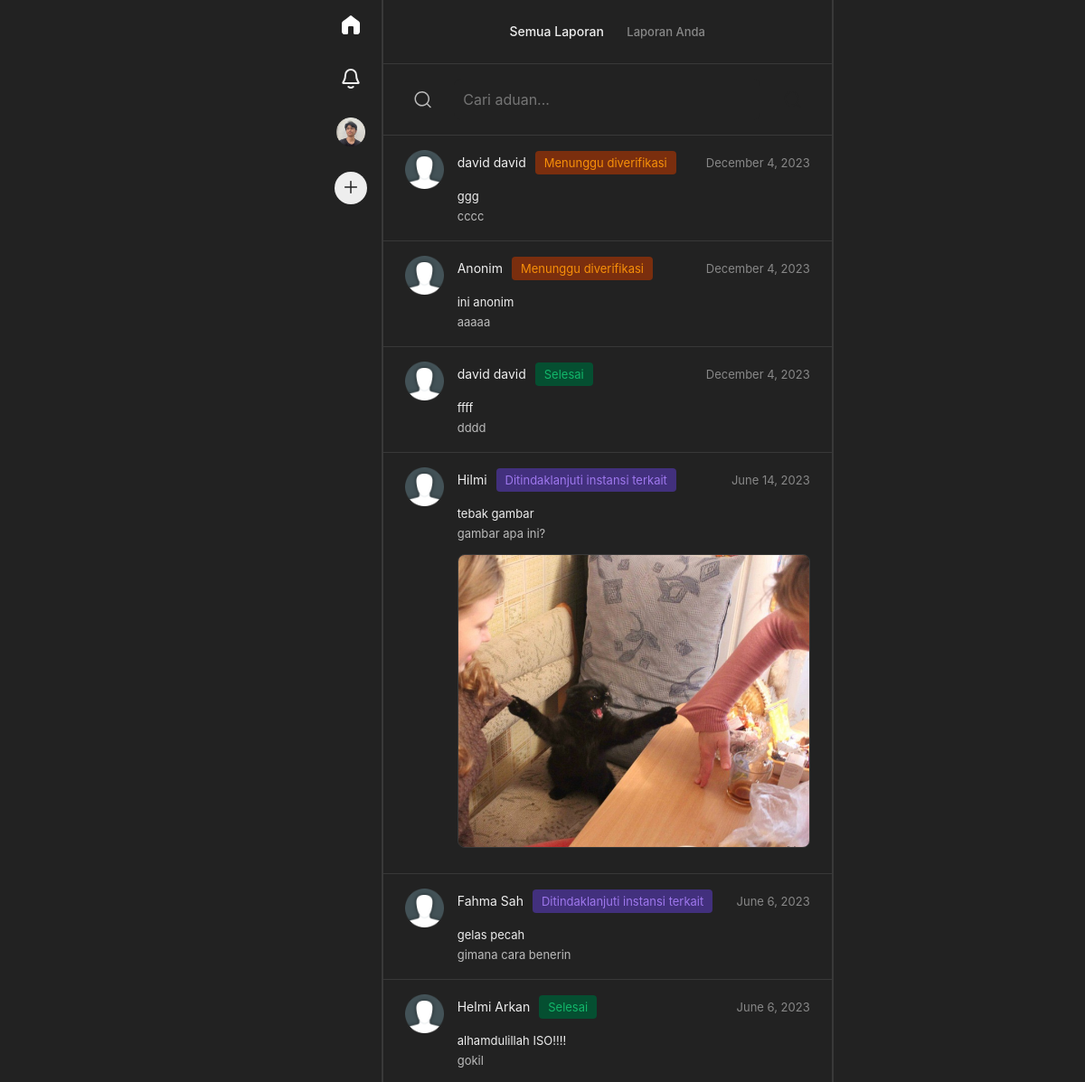
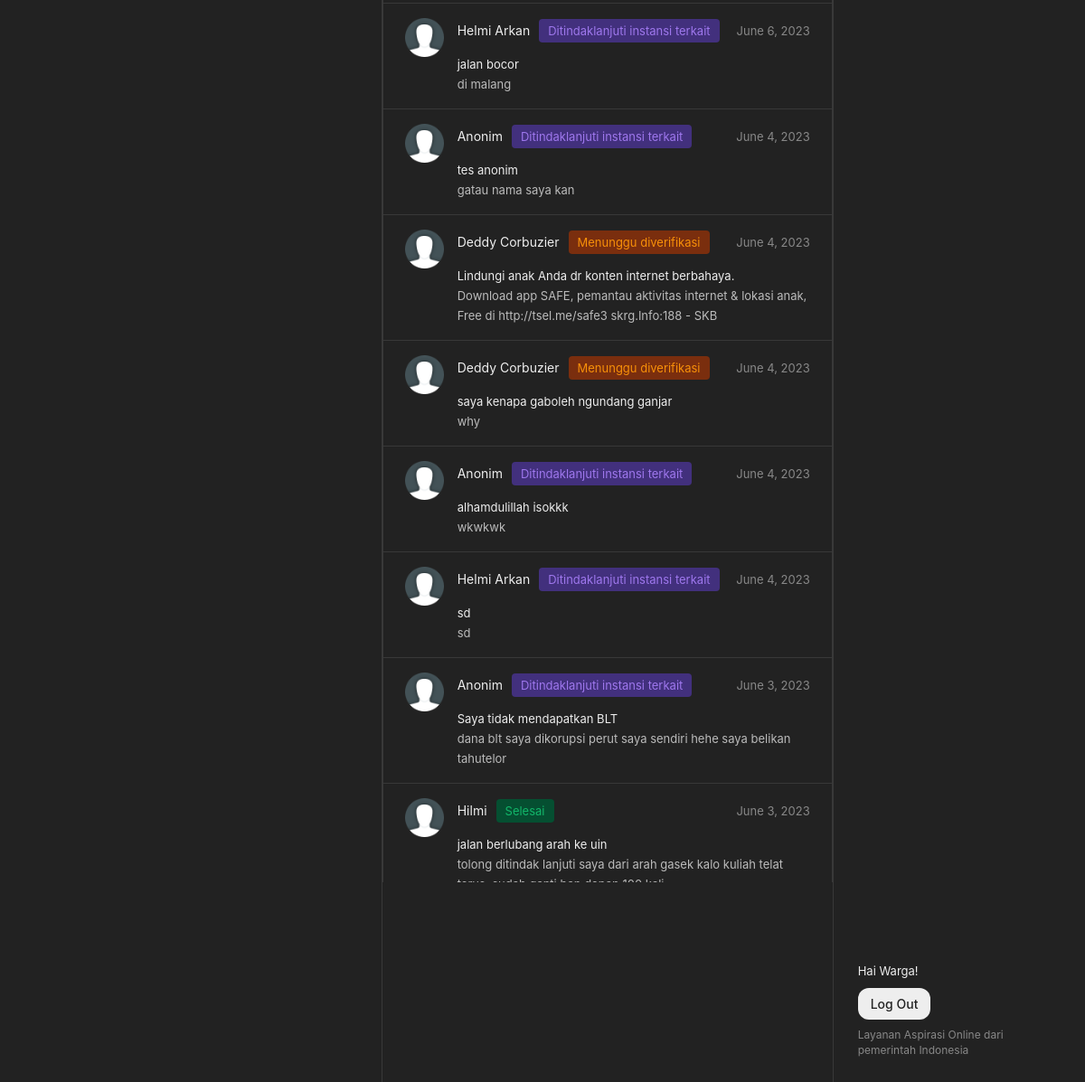
/dashboard_masyarakat.php (signed in), run on the app's committed database (2 pictures, top to bottom).
### tables this page shows
CREATE TABLE `laporan` (
  `id` int(11) NOT NULL,
  `title` varchar(255) NOT NULL,
  `content` longtext NOT NULL,
  `is_anonymous` tinyint(1) NOT NULL,
  `created_at` datetime NOT NULL,
  `updated_at` datetime NOT NULL,
  `status` enum('diverifikasi','ditindaklanjuti','selesai') NOT NULL,
  `user_id` int(11) NOT NULL,
  `instansi_id` int(11) DEFAULT NULL,
  `imagepath` varchar(255) DEFAULT NULL
);

CREATE TABLE `users` (
  `id` int(11) NOT NULL,
  `email` varchar(255) NOT NULL,
  `name` varchar(255) NOT NULL,
  `password` varchar(255) NOT NULL,
  `usertype` enum('masyarakat','instansi','admin') NOT NULL
);

### dashboard_masyarakat.php (the view, shortened to what this page needs)
<?php
include 'db.php';
$mode = $_GET['mode'] ?? 'all';
$user_id = $_SESSION['login_user'];
if ($mode == "user") {
    $sql = "SELECT laporan.*, users.name
            FROM laporan
            LEFT JOIN users ON laporan.user_id = users.id
            WHERE laporan.user_id = $user_id
            ORDER BY laporan.created_at DESC";
} else {
    $sql = "SELECT laporan.*, users.name
            FROM laporan
            LEFT JOIN users ON laporan.user_id = users.id
            ORDER BY laporan.created_at DESC";
}
$result = $conn->query($sql);
?>
<!DOCTYPE html>
<html>
<head>
    <link href="./style.css" rel="stylesheet">
</head>
<body>
    <div class="wrapper">
        <div class="left">
            <div class="left-container">
                <img src="/lapor-revised/assets/home-active.svg" alt="home icon" class="icon-home">
                <a href="" style="text-decoration: none; color: inherit; cursor: pointer;" class="haptic margin-icon">
                </a>
                <img src="/lapor-revised/assets/avatar.png" alt="my face" class="myphoto-nav">
                <button class="add-button" id="AddButton">
                    <img src="/myblog/assets/add.svg" alt="add icon" class="add-edit">
                </button>
            </div>
        </div>
        <div class="middle middle-border">
            <div class="content middle-border">
                <div class="switch">
                    <a href="dashboard_masyarakat.php?mode=all" class="<?php echo $mode == 'all' ? 'switch-active' : 'switch-default pointer'; ?>">Semua Laporan</a>
                    <a href="dashboard_masyarakat.php?mode=user" class="<?php echo $mode == 'user' ? 'switch-active' : 'switch-default pointer'; ?>">Laporan Anda</a>
                </div>
                <div id="searchbar" class="switch" style="padding: 16px;">
                    <input style="background: #222222;font-weight: 400;font-size: 16px;line-height: 26px;" type="search" name="search" placeholder="Cari aduan..." required>
                </div>
                <div class="post-list height-index">
                    <?php while ($row = $result->fetch_assoc()) : ?>
                        <?php
                        $pelapor = "SELECT laporan.*, users.id FROM laporan LEFT JOIN users ON laporan.user_id = users.id WHERE laporan.id = " . $row['id'] . "";
                        $hasil = $conn->query($pelapor);
                        $wow = $hasil->fetch_assoc()
                        ?>
                        <a href="detail_laporan.php?id=<?php echo $row['id']; ?>&user_id=<?php echo $user_id; ?>&pelapor_id=<?php echo $wow['id']; ?>" style="text-decoration: none; color: inherit;">
                            <div class="post post-row pointer">
                                <img src="/lapor-revised/assets/anonim.png" alt="my face" class="myphoto">
                                <div class="full-body">
                                    <div class="head-wrapper">
                                        <div class="name-status-wrapper">
                                            <span class="post-list-title">
                                                <?php
                                                if ($row['is_anonymous']) {
                                                    echo 'Anonim';
                                                } else {
                                                    echo $row['name'];
                                                }
                                                ?>
                                            </span>
                                            <?php
                                            switch ($row['status']) {
                                                case 'diverifikasi':
                                                    echo '<div class="status-pending-wrapper"><span class="status-pending-font">Menunggu diverifikasi</span></div>';
                                                    break;
                                                case 'ditindaklanjuti':
                                                    echo '<div class="status-ditindaklanjuti-wrapper"><span class="status-ditindaklanjuti-font">Ditindaklanjuti instansi terkait</span></div>';
                                                    break;
                                                case 'selesai':
                                                    echo '<div class="status-success-wrapper"><span class="status-success-font">Selesai</span></div>';
                                                    break;
                                            }
                                            ?>
                                        </div>
                                        <span class="post-list-desc"><?php echo date("F j, Y", strtotime($row['created_at'])); ?></span>
                                    </div>
                                    <div class="title-content-wrapper">
                                        <span class="aduan-title"><?php echo $row['title']; ?></span>
                                        <span class="aduan-content"><?php echo $row['content']; ?></span>
                                        <?php if (!empty($row['imagepath'])) : ?>
                                            <img class="imagepost" src="<?php echo $row['imagepath']; ?>" alt="<?php echo $row['title']; ?>" />
                                        <?php endif; ?>
                                    </div>
                                </div>
                            </div>
                        </a>
                    <?php endwhile; ?>
                </div>
            </div>
        </div>
        <div class="right">
            <div class="content right-container">
                <div class="right-box">
                    <span class="above-button">Hai Warga!</span>
                    <form method="post" action="logout.php">
                        <button type="submit" name="logout" class="login-button">
                            <span id="loginBtn">Log Out</span>
                        </button>
                    </form>
                    <span class="below-button">Layanan Aspirasi Online dari<br />pemerintah Indonesia</span>
                </div>
            </div>
        </div>
    </div>
</body>
</html>

### data on the page
laporan: user.name "david david", status "Menunggu diverifikasi", created_at "December 4, 2023", title "ggg", content "cccc"
laporan: is_anonymous "Anonim", status "Menunggu diverifikasi", created_at "December 4, 2023", title "ini anonim", content "aaaaa"
laporan: user.name "david david", status "Selesai", created_at "December 4, 2023", title "ffff", content "dddd"
laporan: user.name "Hilmi", status "Ditindaklanjuti instansi terkait", created_at "June 14, 2023", title "tebak gambar", content "gambar apa ini?", imagepath (picture)
laporan: user.name "Fahma Sah", status "Ditindaklanjuti instansi terkait", created_at "June 6, 2023", title "gelas pecah", content "gimana cara benerin"
laporan: user.name "Helmi Arkan", status "Selesai", created_at "June 6, 2023", title "alhamdulillah ISO!!!!", content "gokil"
laporan: user.name "Helmi Arkan", status "Ditindaklanjuti instansi terkait", created_at "June 6, 2023", title "jalan bocor", content "di malang"
laporan: is_anonymous "Anonim", status "Ditindaklanjuti instansi terkait", created_at "June 4, 2023", title "tes anonim", content "gatau nama saya kan"
laporan: user.name "Deddy Corbuzier", status "Menunggu diverifikasi", created_at "June 4, 2023", title "Lindungi anak Anda dr konten internet berbahaya.", content "Download app SAFE, pemantau aktivitas internet & lokasi anak, Free di http://tsel.me/safe3 skrg.Info:188 - SKB"
laporan: user.name "Deddy Corbuzier", status "Menunggu diverifikasi", created_at "June 4, 2023", title "saya kenapa gaboleh ngundang ganjar", content "why"
laporan: is_anonymous "Anonim", status "Ditindaklanjuti instansi terkait", created_at "June 4, 2023", title "alhamdulillah isokkk", content "wkwkwk"
laporan: user.name "Helmi Arkan", status "Ditindaklanjuti instansi terkait", created_at "June 4, 2023", title "sd", content "sd"
laporan: is_anonymous "Anonim", status "Ditindaklanjuti instansi terkait", created_at "June 3, 2023", title "Saya tidak mendapatkan BLT", content "dana blt saya dikorupsi perut saya sendiri hehe saya belikan tahutelor"
laporan: user.name "Hilmi", status "Selesai", created_at "June 3, 2023", title "jalan berlubang arah ke uin", content "tolong ditindak lanjuti saya dari arah gasek kalo kuliah telat…"
